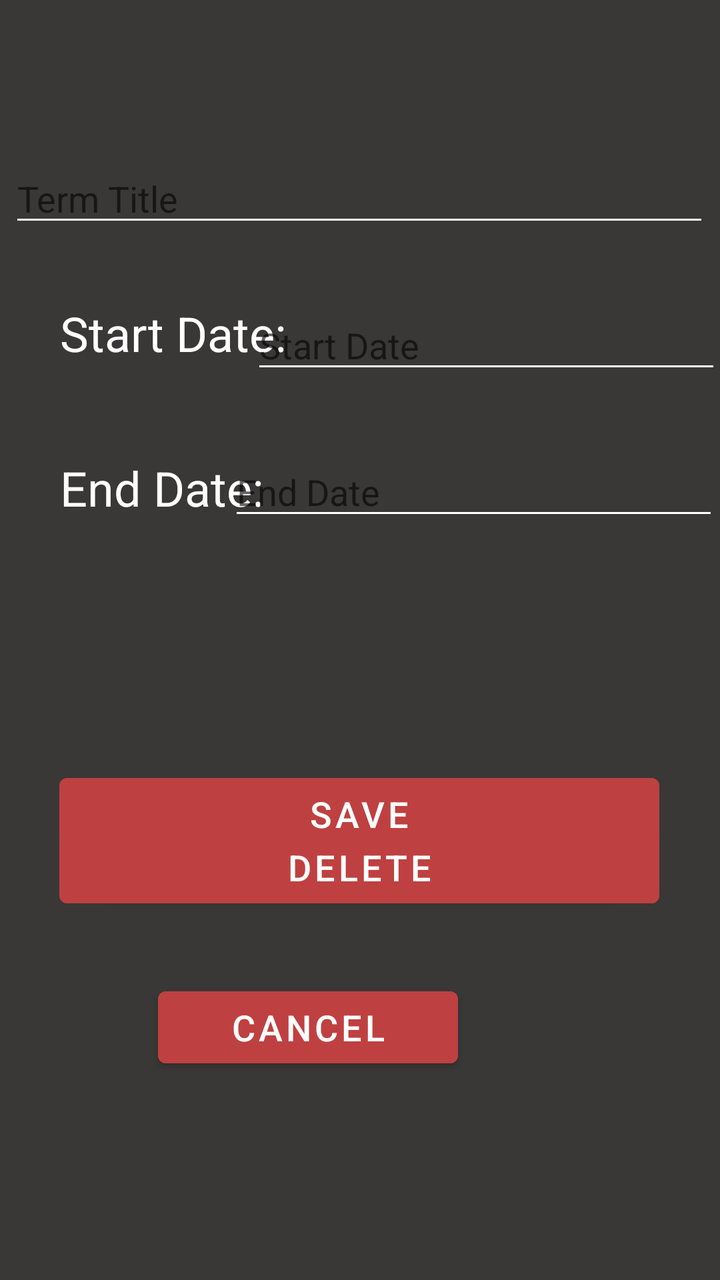
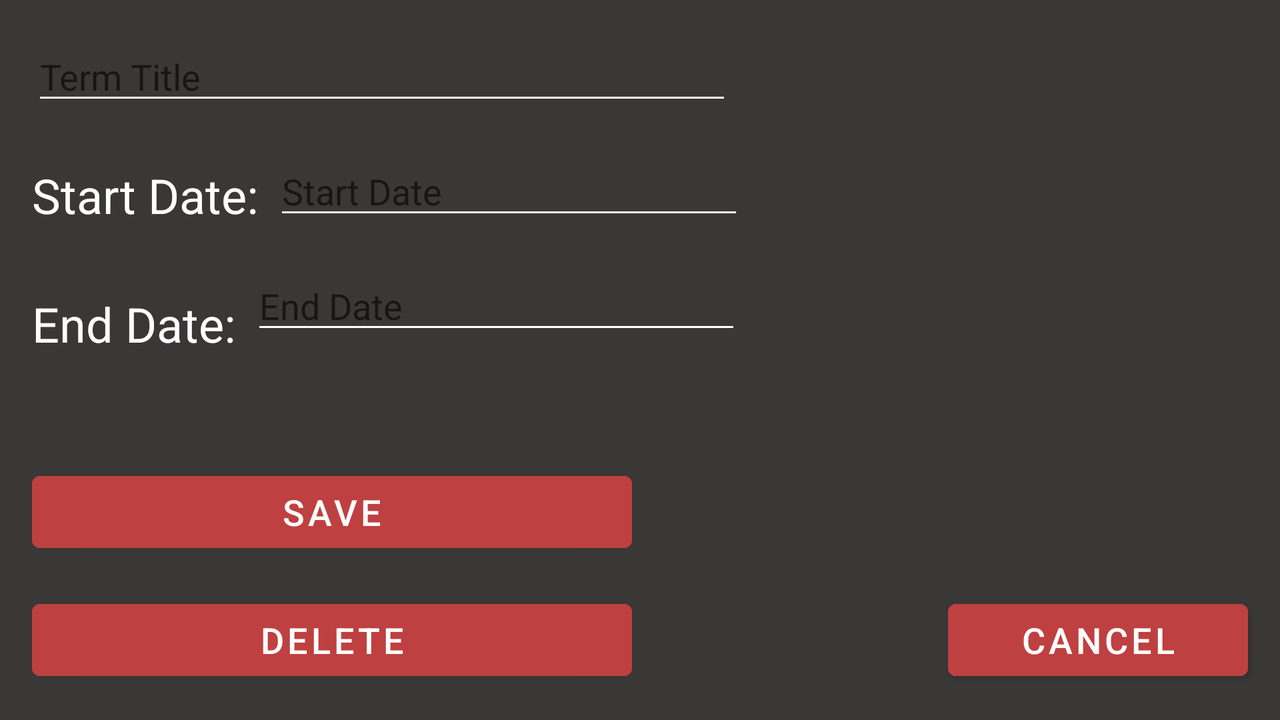

An Android layout and its configuration variant, each rendered on a device that would load it. The default file and the variant file are quoted in full after the pictures.
<!-- AndroidManifest.xml: application theme Theme.BE_School_App -->
<!-- res/layout/activity_edit_term.xml -->
<?xml version="1.0" encoding="utf-8"?>
<androidx.constraintlayout.widget.ConstraintLayout xmlns:android="http://schemas.android.com/apk/res/android"
    xmlns:app="http://schemas.android.com/apk/res-auto"
    xmlns:tools="http://schemas.android.com/tools"
    android:id="@+id/boxInsetLayout3"
    android:layout_width="match_parent"
    android:layout_height="match_parent"
    android:background="#E6252222"
    android:padding="@dimen/box_inset_layout_padding"
    tools:context=".EditTermActivity"
    tools:deviceIds="wear">

    <TextView
        android:id="@+id/textView20"
        android:layout_width="wrap_content"
        android:layout_height="wrap_content"
        android:layout_marginStart="30dp"
        android:layout_marginTop="32dp"
        android:text="@string/start_date"
        android:textColor="#FFFFFF"
        android:textSize="24sp"
        app:layout_constraintStart_toStartOf="parent"
        app:layout_constraintTop_toBottomOf="@+id/txtTermTitle" />

    <TextView
        android:id="@+id/textView21"
        android:layout_width="wrap_content"
        android:layout_height="wrap_content"
        android:layout_marginStart="30dp"
        android:layout_marginTop="45dp"
        android:text="@string/end_date"
        android:textColor="#FFFFFF"
        android:textSize="24sp"
        app:layout_constraintStart_toStartOf="parent"
        app:layout_constraintTop_toBottomOf="@+id/textView20" />

    <Button
        android:id="@+id/btnSaveEditTerm"
        android:layout_width="300dp"
        android:layout_height="wrap_content"
        android:layout_marginStart="55dp"
        android:layout_marginTop="123dp"
        android:layout_marginEnd="56dp"
        android:backgroundTint="#BF4040"
        android:text="@string/save"
        android:textSize="18sp"
        app:layout_constraintEnd_toEndOf="parent"
        app:layout_constraintStart_toStartOf="parent"
        app:layout_constraintTop_toBottomOf="@+id/textView21" />

    <Button
        android:id="@+id/btnDelTerm"
        android:layout_width="300dp"
        android:layout_height="wrap_content"
        android:layout_marginStart="55dp"
        android:layout_marginTop="16dp"
        android:layout_marginEnd="56dp"
        android:layout_marginBottom="16dp"
        android:backgroundTint="#BF4040"
        android:text="@string/delete"
        android:textSize="18sp"
        app:layout_constraintBottom_toTopOf="@+id/btnCancelEditTerm"
        app:layout_constraintEnd_toEndOf="parent"
        app:layout_constraintStart_toStartOf="parent"
        app:layout_constraintTop_toBottomOf="@+id/btnSaveEditTerm" />

    <Button
        android:id="@+id/btnCancelEditTerm"
        android:layout_width="150dp"
        android:layout_height="wrap_content"
        android:layout_marginStart="130dp"
        android:layout_marginTop="16dp"
        android:layout_marginEnd="131dp"
        android:layout_marginBottom="140dp"
        android:backgroundTint="#BF4040"
        android:text="@string/cancel"
        android:textSize="18sp"
        app:layout_constraintBottom_toBottomOf="parent"
        app:layout_constraintEnd_toEndOf="parent"
        app:layout_constraintHorizontal_bias="1.0"
        app:layout_constraintStart_toStartOf="parent"
        app:layout_constraintTop_toBottomOf="@+id/btnDelTerm" />

    <EditText
        android:id="@+id/txtTermTitle"
        android:layout_width="350dp"
        android:layout_height="wrap_content"
        android:layout_marginStart="30dp"
        android:layout_marginTop="77dp"
        android:layout_marginEnd="31dp"
        android:backgroundTint="#FFFFFF"
        android:ems="10"
        android:hint="@string/term_title"
        android:inputType="textPersonName"
        android:textColor="#FFFFFF"
        app:layout_constraintEnd_toEndOf="parent"
        app:layout_constraintStart_toStartOf="parent"
        app:layout_constraintTop_toTopOf="parent"
        android:importantForAutofill="no" />

    <EditText
        android:id="@+id/txtTermStart"
        android:layout_width="235dp"
        android:layout_height="wrap_content"
        android:layout_marginStart="16dp"
        android:layout_marginTop="32dp"
        android:layout_marginEnd="33dp"
        android:backgroundTint="#FFFFFF"
        android:ems="10"
        android:hint="@string/edit_start_date"
        android:importantForAutofill="no"
        android:inputType="date"
        android:textColor="#FFFFFF"
        app:layout_constraintEnd_toEndOf="parent"
        app:layout_constraintStart_toEndOf="@+id/textView20"
        app:layout_constraintTop_toBottomOf="@+id/txtTermTitle" />

    <EditText
        android:id="@+id/txtTermEnd"
        android:layout_width="245dp"
        android:layout_height="wrap_content"
        android:layout_marginStart="16dp"
        android:layout_marginTop="32dp"
        android:layout_marginEnd="34dp"
        android:backgroundTint="#FFFFFF"
        android:ems="10"
        android:hint="@string/edit_end_date"
        android:importantForAutofill="no"
        android:inputType="date"
        android:textColor="#FFFFFF"
        app:layout_constraintEnd_toEndOf="parent"
        app:layout_constraintStart_toEndOf="@+id/textView21"
        app:layout_constraintTop_toBottomOf="@+id/txtTermStart" />
</androidx.constraintlayout.widget.ConstraintLayout>
<!-- resources referenced by this layout -->
<resources>
  <string name="cancel">Cancel</string>
  <string name="delete">Delete</string>
  <string name="edit_end_date">End Date</string>
  <string name="edit_start_date">Start Date</string>
  <string name="end_date">End Date:</string>
  <string name="save">Save</string>
  <string name="start_date">Start Date:</string>
  <string name="term_title">Term Title</string>
  <style name="Theme.BE_School_App" parent="Theme.MaterialComponents.DayNight.DarkActionBar">
          
          <item name="colorPrimary">@color/purple_500</item>
          <item name="colorPrimaryVariant">@color/purple_700</item>
          <item name="colorOnPrimary">@color/white</item>
          
          <item name="colorSecondary">@color/teal_200</item>
          <item name="colorSecondaryVariant">@color/teal_700</item>
          <item name="colorOnSecondary">@color/black</item>
          
          <item name="android:statusBarColor" tools:targetApi="l">?attr/colorPrimaryVariant</item>
          
      </style>
</resources>
<!-- res/layout-land/activity_edit_term.xml (the repository's variant of the layout above) -->
<!-- drawn on the phone turned sideways -->
<?xml version="1.0" encoding="utf-8"?>
<androidx.constraintlayout.widget.ConstraintLayout xmlns:android="http://schemas.android.com/apk/res/android"
    xmlns:app="http://schemas.android.com/apk/res-auto"
    xmlns:tools="http://schemas.android.com/tools"
    android:id="@+id/boxInsetLayout3"
    android:layout_width="match_parent"
    android:layout_height="match_parent"
    android:background="#E6252222"
    android:padding="@dimen/box_inset_layout_padding"
    tools:context=".EditTermActivity"
    tools:deviceIds="wear">

    <TextView
        android:id="@+id/textView20"
        android:layout_width="wrap_content"
        android:layout_height="wrap_content"
        android:layout_marginStart="16dp"
        android:layout_marginTop="24dp"
        android:text="@string/start_date"
        android:textColor="#FFFFFF"
        android:textSize="24sp"
        app:layout_constraintStart_toStartOf="parent"
        app:layout_constraintTop_toBottomOf="@+id/txtTermTitle" />

    <TextView
        android:id="@+id/textView21"
        android:layout_width="wrap_content"
        android:layout_height="wrap_content"
        android:layout_marginStart="16dp"
        android:layout_marginTop="32dp"
        android:text="@string/end_date"
        android:textColor="#FFFFFF"
        android:textSize="24sp"
        app:layout_constraintStart_toStartOf="parent"
        app:layout_constraintTop_toBottomOf="@+id/textView20" />

    <Button
        android:id="@+id/btnSaveEditTerm"
        android:layout_width="300dp"
        android:layout_height="wrap_content"
        android:layout_marginStart="16dp"
        android:layout_marginBottom="16dp"
        android:backgroundTint="#BF4040"
        android:text="@string/save"
        android:textSize="18sp"
        app:layout_constraintBottom_toTopOf="@+id/btnDelTerm"
        app:layout_constraintStart_toStartOf="parent" />

    <Button
        android:id="@+id/btnDelTerm"
        android:layout_width="300dp"
        android:layout_height="wrap_content"
        android:layout_marginStart="16dp"
        android:layout_marginBottom="16dp"
        android:backgroundTint="#BF4040"
        android:text="@string/delete"
        android:textSize="18sp"
        app:layout_constraintBottom_toBottomOf="parent"
        app:layout_constraintStart_toStartOf="parent" />

    <Button
        android:id="@+id/btnCancelEditTerm"
        android:layout_width="150dp"
        android:layout_height="48dp"
        android:layout_marginEnd="16dp"
        android:layout_marginBottom="16dp"
        android:backgroundTint="#BF4040"
        android:text="@string/cancel"
        android:textSize="18sp"
        app:layout_constraintBottom_toBottomOf="parent"
        app:layout_constraintEnd_toEndOf="parent" />

    <EditText
        android:id="@+id/txtTermTitle"
        android:layout_width="350dp"
        android:layout_height="wrap_content"
        android:layout_marginStart="16dp"
        android:layout_marginTop="16dp"
        android:backgroundTint="#FFFFFF"
        android:ems="10"
        android:hint="@string/term_title"
        android:importantForAutofill="no"
        android:inputType="textPersonName"
        android:textColor="#FFFFFF"
        app:layout_constraintStart_toStartOf="parent"
        app:layout_constraintTop_toTopOf="parent" />

    <EditText
        android:id="@+id/txtTermStart"
        android:layout_width="235dp"
        android:layout_height="wrap_content"
        android:layout_marginStart="8dp"
        android:layout_marginTop="16dp"
        android:backgroundTint="#FFFFFF"
        android:ems="10"
        android:hint="@string/edit_start_date"
        android:importantForAutofill="no"
        android:inputType="date"
        android:textColor="#FFFFFF"
        app:layout_constraintStart_toEndOf="@+id/textView20"
        app:layout_constraintTop_toBottomOf="@+id/txtTermTitle" />

    <EditText
        android:id="@+id/txtTermEnd"
        android:layout_width="245dp"
        android:layout_height="wrap_content"
        android:layout_marginStart="8dp"
        android:layout_marginTop="16dp"
        android:backgroundTint="#FFFFFF"
        android:ems="10"
        android:hint="@string/edit_end_date"
        android:importantForAutofill="no"
        android:inputType="date"
        android:textColor="#FFFFFF"
        app:layout_constraintStart_toEndOf="@+id/textView21"
        app:layout_constraintTop_toBottomOf="@+id/txtTermStart" />
</androidx.constraintlayout.widget.ConstraintLayout>
